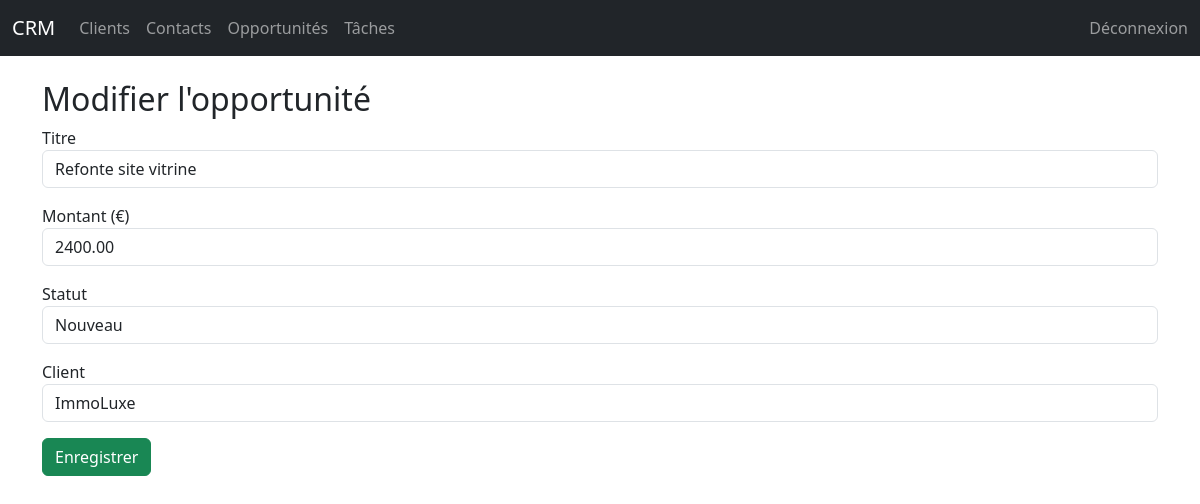
The app's page /opportunities/1/edit/ (signed in), older data.
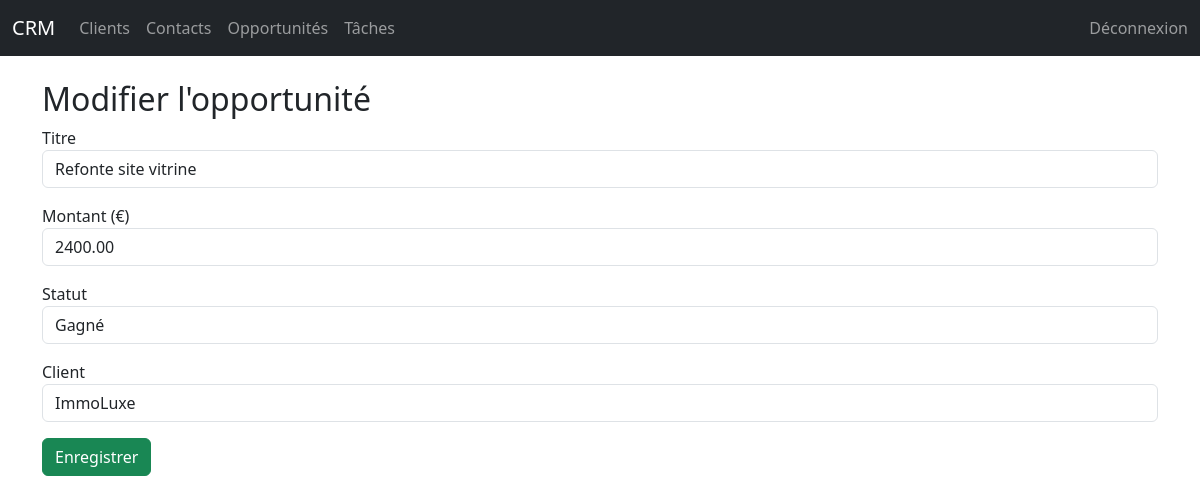
The same page, newer data.
### crm/models.py (models this page shows, shortened)
class Opportunity(models.Model):
    client = models.ForeignKey(Client, on_delete=models.CASCADE, related_name="opportunities")
    title = models.CharField(max_length=200)
    amount = models.DecimalField(max_digits=10, decimal_places=2)
    stage = models.CharField(
        max_length=50,
        choices=[
            ("new", "Nouveau"),
            ("contacted", "Contacté"),
            ("proposal", "Proposition"),
            ("won", "Gagné"),
            ("lost", "Perdu"),
        ],
        default="new"
    )
    created_at = models.DateTimeField(auto_now_add=True)
    owner = models.ForeignKey(User, on_delete=models.CASCADE, related_name="opportunities")

class Client(models.Model):
    name = models.CharField(max_length=200)
    company = models.CharField(max_length=200, blank=True, null=True)
    email = models.EmailField(blank=True, null=True)
    phone = models.CharField(max_length=50, blank=True, null=True)
    created_at = models.DateTimeField(auto_now_add=True)
    owner = models.ForeignKey(User, on_delete=models.CASCADE, related_name="clients")
    is_active = models.BooleanField(default=False)

### crm/views.py (the view, shortened to what this page needs)
# urls.py: path("opportunities/<int:id>/edit/", views.opportunity_edit),
@login_required
def opportunity_edit(request, id):
    opportunity = Opportunity.objects.get(id=id)
    if not request.user.is_staff and opportunity.owner != request.user:
        return redirect("/")
    clients = Client.objects.filter(owner=request.user)
    return render(request, "crm/opportunity_form.html", {
        "opportunity": opportunity,
        "clients": clients
    })

### crm/templates/crm/opportunity_form.html (shortened to what this page needs)
{% extends "base.html" %}
{% block content %}
<h2>{% if opportunity %}Modifier l'opportunité{% else %}Créer une opportunité{% endif %}</h2>
<form method="POST">
    <div class="mb-3">
        <label>Titre</label>
        <input name="title" class="form-control" value="{{ opportunity.title }}">
    </div>
    <div class="mb-3">
        <label>Montant (€)</label>
        <input name="amount" type="number" class="form-control"
               value="{{ opportunity.amount }}">
    </div>
    <div class="mb-3">
        <label>Statut</label>
        <select name="stage" class="form-control">
            <option value="new" {% if opportunity.stage == "new" %}selected{% endif %}>Nouveau</option>
            <option value="won" {% if opportunity.stage == "won" %}selected{% endif %}>Gagné</option>
        </select>
    </div>
    <div class="mb-3">
        <label>Client</label>
        <select name="client_id" class="form-control">
            {% for c in clients %}
            <option value="{{ c.id }}"
                {% if opportunity.client.id == c.id %}selected{% endif %}>
                {{ c.name }}
            </option>
            {% endfor %}
        </select>
    </div>
    <button class="btn btn-success">Enregistrer</button>
</form>
{% endblock %}

Row changes from the older to the newer data that the page shows:
changed Opportunity "Refonte site vitrine": stage "Nouveau" → "Gagné"; client_id (not shown) → "ImmoLuxe"
Text that changed along with them:
form field client_id: "ImmoLuxe" → (not shown)
